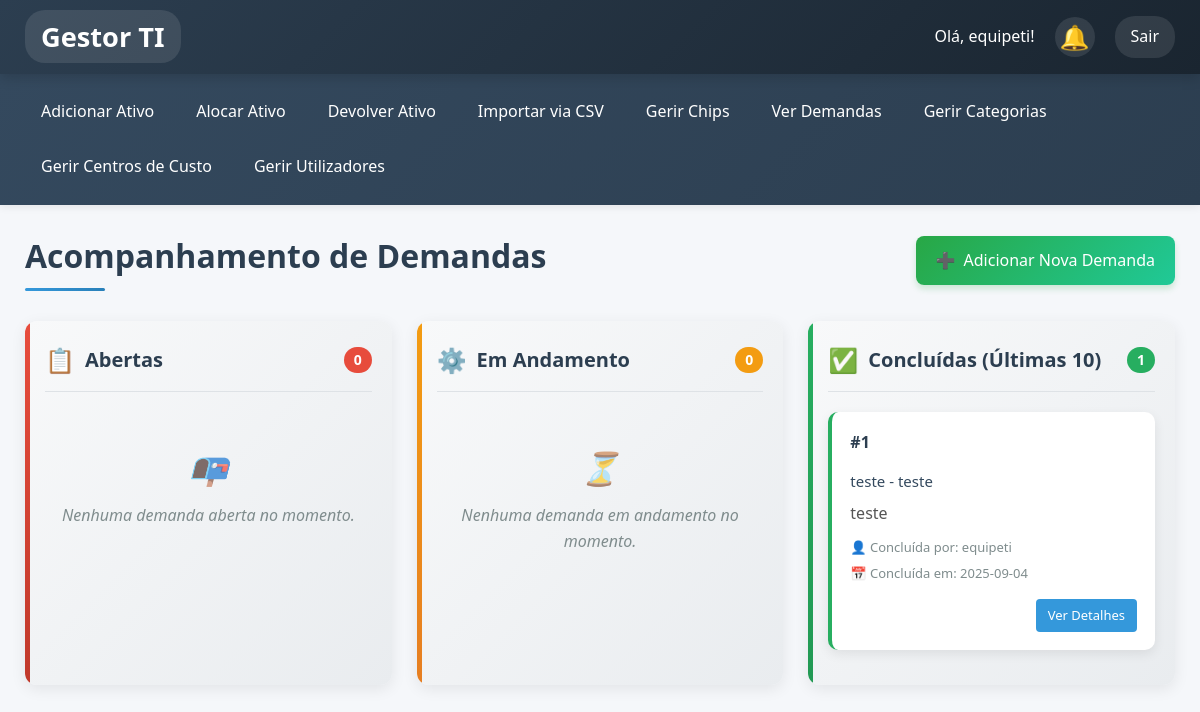
/demandas (signed in), run on the app's committed database.
### tables this page shows
CREATE TABLE usuarios (id INTEGER PRIMARY KEY, nome TEXT NOT NULL UNIQUE, departamento TEXT, password TEXT);

CREATE TABLE demandas (
                 id INTEGER PRIMARY KEY, nome_solicitante TEXT NOT NULL, departamento TEXT,
                 descricao TEXT NOT NULL, urgencia TEXT, data_criacao DATE, status TEXT DEFAULT 'Aberta', responsavel TEXT, data_conclusao DATE);

### gestor_ativos_ti.py (the view)
@app.route('/demandas')
@login_required
def listar_demandas():
    demandas_abertas = db_query("SELECT * FROM demandas WHERE status = 'Aberta' ORDER BY data_criacao DESC")
    demandas_andamento = db_query("SELECT * FROM demandas WHERE status = 'Em Andamento' ORDER BY data_criacao DESC")
    demandas_concluidas = db_query("SELECT * FROM demandas WHERE status = 'Concluída' ORDER BY data_conclusao DESC LIMIT 10")
    return render_template('listar_demandas.html', abertas=demandas_abertas, andamento=demandas_andamento, concluidas=demandas_concluidas)

### gestor_ativos_ti.py (called while the page is built)
@login_manager.user_loader
def load_user(user_id):
    conn = sqlite3.connect('ativos_ti.db')
    c = conn.cursor()
    c.execute("SELECT id, nome FROM usuarios WHERE id = ?", (user_id,))
    user_data = c.fetchone()
    conn.close()
    if user_data:
        return User(id=user_data[0], nome=user_data[1])
    return None

def db_query(query, params=(), fetchone=False, commit=False):
    conn = sqlite3.connect('ativos_ti.db')
    conn.row_factory = sqlite3.Row
    c = conn.cursor()
    c.execute(query, params)
    result = c.fetchone() if fetchone else c.fetchall()
    if commit:
        conn.commit()
    conn.close()
    return result

### templates/listar_demandas.html (shortened to what this page needs)
{% extends "base.html" %}
{% block content %}
<div class="page-header">
    <h1 class="page-title">Acompanhamento de Demandas</h1>
    <a href="{{ url_for('adicionar_demanda') }}" class="add-button">
        <span>➕</span> Adicionar Nova Demanda
    </a>
</div>
<div class="demandas-container">
    <div class="demanda-coluna coluna-abertas">
        <div class="coluna-header">
            <h2 class="coluna-title">
                <span class="coluna-icon">📋</span>
                Abertas
            </h2>
            <span class="coluna-count count-abertas">{{ abertas|length }}</span>
        </div>
        {% for demanda in abertas %}
        <div class="demanda-card card-abertas">
            <div class="demanda-header">
                <span class="demanda-id">#{{ demanda.id }}</span>
                <span class="urgency-badge urgency-{{ demanda.urgencia|lower }}">{{ demanda.urgencia }}</span>
            </div>
            <div class="demanda-solicitante">{{ demanda.nome_solicitante }} - {{ demanda.departamento }}</div>
            <div class="demanda-descricao">{{ demanda.descricao }}</div>
            <div class="demanda-meta">
                <span>📅 Criada em: {{ demanda.data_criacao }}</span>
            </div>
            <div class="demanda-actions">
                <a href="{{ url_for('detalhes_demanda', id=demanda.id) }}" class="demanda-link">Ver Detalhes</a>
            </div>
        </div>
        {% else %}
        <div class="empty-state">
            <div class="empty-icon">📭</div>
            <p>Nenhuma demanda aberta no momento.</p>
        </div>
        {% endfor %}
    </div>
    <div class="demanda-coluna coluna-andamento">
        <div class="coluna-header">
            <h2 class="coluna-title">
                <span class="coluna-icon">⚙️</span>
                Em Andamento
            </h2>
            <span class="coluna-count count-andamento">{{ andamento|length }}</span>
        </div>
        {% for demanda in andamento %}
        <div class="demanda-card card-andamento">
            <div class="demanda-header">
                <span class="demanda-id">#{{ demanda.id }}</span>
                <span class="urgency-badge urgency-{{ demanda.urgencia|lower }}">{{ demanda.urgencia }}</span>
            </div>
            <div class="demanda-solicitante">{{ demanda.nome_solicitante }} - {{ demanda.departamento }}</div>
            <div class="demanda-descricao">{{ demanda.descricao }}</div>
            <div class="demanda-meta">
                <span>👤 Responsável: {{ demanda.responsavel }}</span>
                <span>📅 Iniciada em: {{ demanda.data_inicio }}</span>
            </div>
            <div class="demanda-actions">
                <a href="{{ url_for('detalhes_demanda', id=demanda.id) }}" class="demanda-link">Ver Detalhes</a>
            </div>
        </div>
        {% else %}
        <div class="empty-state">
            <div class="empty-icon">⏳</div>
            <p>Nenhuma demanda em andamento no momento.</p>
        </div>
        {% endfor %}
    </div>
    <div class="demanda-coluna coluna-concluidas">
        <div class="coluna-header">
            <h2 class="coluna-title">
                <span class="coluna-icon">✅</span>
                Concluídas (Últimas 10)
            </h2>
            <span class="coluna-count count-concluidas">{{ concluidas|length }}</span>
        </div>
        {% for demanda in concluidas %}
        <div class="demanda-card card-concluidas">
            <div class="demanda-header">
                <span class="demanda-id">#{{ demanda.id }}</span>
                <span class="urgency-badge urgency-{{ demanda.urgencia|lower }}">{{ demanda.urgencia }}</span>
            </div>
            <div class="demanda-solicitante">{{ demanda.nome_solicitante }} - {{ demanda.departamento }}</div>
            <div class="demanda-descricao">{{ demanda.descricao }}</div>
            <div class="demanda-meta">
                <span>👤 Concluída por: {{ demanda.responsavel }}</span>
                <span>📅 Concluída em: {{ demanda.data_conclusao }}</span>
            </div>
            <div class="demanda-actions">
                <a href="{{ url_for('detalhes_demanda', id=demanda.id) }}" class="demanda-link">Ver Detalhes</a>
            </div>
        </div>
        {% else %}
        <div class="empty-state">
            <div class="empty-icon">📭</div>
            <p>Nenhuma demanda concluída recentemente.</p>
        </div>
        {% endfor %}
    </div>
</div>
{% endblock %}

### templates/base.html (shortened to what this page needs)
<!DOCTYPE html>
<html lang="pt-BR">
<head>
</head>
<body>
    <header class="header-bar">
        <h1><a href="{{ url_for('index') }}">Gestor TI</a></h1>
        <div>
            <span>Olá, {{ current_user.nome }}!</span>
            <div class="notifications">
                <div class="notification-bell" id="notification-bell">🔔</div>
            </div>
            <a href="{{ url_for('logout') }}">Sair</a>
        </div>
    </header>
    <nav class="nav">
        <a href="{{ url_for('adicionar_ativo') }}">Adicionar Ativo</a>
        <a href="{{ url_for('alocar_ativo') }}">Alocar Ativo</a>
        <a href="{{ url_for('devolver_ativo') }}">Devolver Ativo</a>
        <a href="{{ url_for('importar_csv') }}">Importar via CSV</a>
        <a href="{{ url_for('listar_chips') }}">Gerir Chips</a>
        <a href="{{ url_for('listar_demandas') }}">Ver Demandas</a>
        <a href="{{ url_for('listar_categorias') }}">Gerir Categorias</a>
        <a href="{{ url_for('listar_centros_custo') }}">Gerir Centros de Custo</a>
        <a href="{{ url_for('listar_usuarios') }}">Gerir Utilizadores</a>
    </nav>
    <main class="content">
        {% block content %}{% endblock %}
    </main>
</body>
</html>

### templates/base.html (style rules this page uses)
:root { --primary-color: #2c3e50; --secondary-color: #3498db; --accent-color: #e74c3c; --light-bg: #f5f7fa; --white: #ffffff; --text-dark: #2c3e50; --border-color: #ddd; --hover-bg: #f8f9fa; --success-color: #27ae60; --warning-color: #f39c12; --nav-bg: #34495e; --nav-hover: #46627f; --header-bg: #2c3e50; --notification-bg: #fff; --notification-border: #ddd; --shadow: 0 4px 12px rgba(0,0,0,0.15); --shadow-light: 0 2px 8px rgba(0,0,0,0.08); }
* { box-sizing: border-box; margin: 0; padding: 0; }
body { font-family: 'Segoe UI', Roboto, Oxygen, Ubuntu, Cantarell, sans-serif; margin: 0; background-color: var(--light-bg); color: var(--text-dark); line-height: 1.6; }
.header-bar { display: flex; justify-content: space-between; align-items: center; background: linear-gradient(135deg, var(--header-bg), #1a2530); color: white; padding: 15px 25px; box-shadow: var(--shadow); position: relative; z-index: 100; }
.header-bar h1 { margin: 0; font-size: 1.7em; font-weight: 600; }
.header-bar h1 a { color: white; text-decoration: none; transition: all 0.3s ease; }
.header-bar > div { display: flex; align-items: center; gap: 20px; }
.header-bar span { font-size: 1em; font-weight: 500; }
.header-bar a { color: white; text-decoration: none; padding: 8px 16px; border-radius: 20px; transition: all 0.3s ease; background-color: rgba(255, 255, 255, 0.1); }
.nav { display: flex; gap: 10px; flex-wrap: wrap; background: linear-gradient(135deg, var(--nav-bg), #2c3e50); padding: 15px 25px; box-shadow: var(--shadow-light); }
.nav a { color: white; text-decoration: none; padding: 10px 16px; border-radius: 6px; transition: all 0.3s ease; font-weight: 500; position: relative; }
.nav a::after { content: ""; position: absolute; bottom: 0; left: 0; width: 0; height: 2px; background-color: var(--secondary-color); transition: width 0.3s ease; }
.content { padding: 25px; max-width: 1400px; margin: 0 auto; }
.notifications { position: relative; }
.notification-bell { font-size: 1.5em; cursor: pointer; transition: all 0.3s ease; display: flex; align-items: center; justify-content: center; width: 40px; height: 40px; border-radius: 50%; background-color: rgba(255, 255, 255, 0.1); }

### data on the page
usuarios: nome "equipeti"
demandas: id "1", nome_solicitante "teste", departamento "teste", descricao "teste", responsavel "equipeti", data_conclusao "2025-09-04"

### other printed values
{{ abertas|length }} "0"
{{ andamento|length }} "0"
{{ concluidas|length }} "1"
